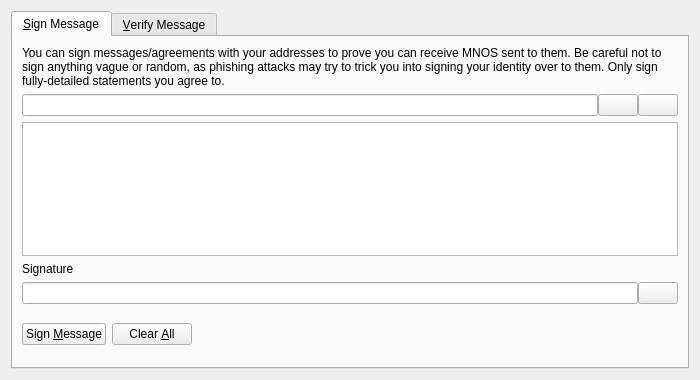
<?xml version="1.0" encoding="UTF-8"?>
<ui version="4.0">
 <class>SignVerifyMessageDialog</class>
 <widget class="QDialog" name="SignVerifyMessageDialog">
  <property name="geometry">
   <rect>
    <x>0</x>
    <y>0</y>
    <width>700</width>
    <height>380</height>
   </rect>
  </property>
  <property name="windowTitle">
   <string>Signatures - Sign / Verify a Message</string>
  </property>
  <property name="modal">
   <bool>true</bool>
  </property>
  <layout class="QVBoxLayout" name="verticalLayout">
   <item>
    <widget class="QTabWidget" name="tabWidget">
     <property name="currentIndex">
      <number>0</number>
     </property>
     <widget class="QWidget" name="tabSignMessage">
      <attribute name="title">
       <string>&amp;Sign Message</string>
      </attribute>
      <layout class="QVBoxLayout" name="verticalLayout_SM">
       <item>
        <widget class="QLabel" name="infoLabel_SM">
         <property name="text">
          <string>You can sign messages/agreements with your addresses to prove you can receive MNOS sent to them. Be careful not to sign anything vague or random, as phishing attacks may try to trick you into signing your identity over to them. Only sign fully-detailed statements you agree to.</string>
         </property>
         <property name="textFormat">
          <enum>Qt::PlainText</enum>
         </property>
         <property name="wordWrap">
          <bool>true</bool>
         </property>
        </widget>
       </item>
       <item>
        <layout class="QHBoxLayout" name="horizontalLayout_1_SM">
         <property name="spacing">
          <number>0</number>
         </property>
         <item>
          <widget class="QValidatedLineEdit" name="addressIn_SM">
           <property name="toolTip">
            <string>The MNOS address to sign the message with</string>
           </property>
          </widget>
         </item>
         <item>
          <widget class="QPushButton" name="addressBookButton_SM">
           <property name="toolTip">
            <string>Choose previously used address</string>
           </property>
           <property name="text">
            <string/>
           </property>
           <property name="shortcut">
            <string>Alt+A</string>
           </property>
           <property name="autoDefault">
            <bool>false</bool>
           </property>
          </widget>
         </item>
         <item>
          <widget class="QPushButton" name="pasteButton_SM">
           <property name="toolTip">
            <string>Paste address from clipboard</string>
           </property>
           <property name="text">
            <string/>
           </property>
           <property name="shortcut">
            <string>Alt+P</string>
           </property>
           <property name="autoDefault">
            <bool>false</bool>
           </property>
          </widget>
         </item>
        </layout>
       </item>
       <item>
        <widget class="QPlainTextEdit" name="messageIn_SM">
         <property name="toolTip">
          <string>Enter the message you want to sign here</string>
         </property>
        </widget>
       </item>
       <item>
        <widget class="QLabel" name="signatureLabel_SM">
         <property name="text">
          <string>Signature</string>
         </property>
         <property name="textFormat">
          <enum>Qt::PlainText</enum>
         </property>
        </widget>
       </item>
       <item>
        <layout class="QHBoxLayout" name="horizontalLayout_2_SM">
         <property name="spacing">
          <number>0</number>
         </property>
         <item>
          <widget class="QLineEdit" name="signatureOut_SM">
           <property name="font">
            <font>
             <italic>true</italic>
            </font>
           </property>
           <property name="readOnly">
            <bool>true</bool>
           </property>
          </widget>
         </item>
         <item>
          <widget class="QPushButton" name="copySignatureButton_SM">
           <property name="toolTip">
            <string>Copy the current signature to the system clipboard</string>
           </property>
           <property name="text">
            <string/>
           </property>
           <property name="autoDefault">
            <bool>false</bool>
           </property>
          </widget>
         </item>
        </layout>
       </item>
       <item>
        <layout class="QHBoxLayout" name="horizontalLayout_3_SM">
         <item>
          <widget class="QPushButton" name="signMessageButton_SM">
           <property name="toolTip">
            <string>Sign the message to prove you own this MNOS address</string>
           </property>
           <property name="text">
            <string>Sign &amp;Message</string>
           </property>
           <property name="autoDefault">
            <bool>false</bool>
           </property>
          </widget>
         </item>
         <item>
          <widget class="QPushButton" name="clearButton_SM">
           <property name="toolTip">
            <string>Reset all sign message fields</string>
           </property>
           <property name="text">
            <string>Clear &amp;All</string>
           </property>
           <property name="autoDefault">
            <bool>false</bool>
           </property>
          </widget>
         </item>
         <item>
          <spacer name="horizontalSpacer_1_SM">
           <property name="orientation">
            <enum>Qt::Horizontal</enum>
           </property>
           <property name="sizeHint" stdset="0">
            <size>
             <width>40</width>
             <height>48</height>
            </size>
           </property>
          </spacer>
         </item>
         <item>
          <widget class="QLabel" name="statusLabel_SM">
           <property name="font">
            <font>
             <weight>75</weight>
             <bold>true</bold>
            </font>
           </property>
           <property name="text">
            <string/>
           </property>
           <property name="wordWrap">
            <bool>true</bool>
           </property>
          </widget>
         </item>
         <item>
          <spacer name="horizontalSpacer_2_SM">
           <property name="orientation">
            <enum>Qt::Horizontal</enum>
           </property>
           <property name="sizeHint" stdset="0">
            <size>
             <width>40</width>
             <height>48</height>
            </size>
           </property>
          </spacer>
         </item>
        </layout>
       </item>
      </layout>
     </widget>
     <widget class="QWidget" name="tabVerifyMessage">
      <attribute name="title">
       <string>&amp;Verify Message</string>
      </attribute>
      <layout class="QVBoxLayout" name="verticalLayout_VM">
       <item>
        <widget class="QLabel" name="infoLabel_VM">
         <property name="text">
          <string>Enter the receiver's address, message (ensure you copy line breaks, spaces, tabs, etc. exactly) and signature below to verify the message. Be careful not to read more into the signature than what is in the signed message itself, to avoid being tricked by a man-in-the-middle attack. Note that this only proves the signing party receives with the address, it cannot prove sendership of any transaction!</string>
         </property>
         <property name="textFormat">
          <enum>Qt::PlainText</enum>
         </property>
         <property name="alignment">
          <set>Qt::AlignLeading|Qt::AlignLeft|Qt::AlignTop</set>
         </property>
         <property name="wordWrap">
          <bool>true</bool>
         </property>
        </widget>
       </item>
       <item>
        <layout class="QHBoxLayout" name="horizontalLayout_1_VM">
         <property name="spacing">
          <number>0</number>
         </property>
         <item>
          <widget class="QValidatedLineEdit" name="addressIn_VM">
           <property name="toolTip">
            <string>The MNOS address the message was signed with</string>
           </property>
          </widget>
         </item>
         <item>
          <widget class="QPushButton" name="addressBookButton_VM">
           <property name="toolTip">
            <string>Choose previously used address</string>
           </property>
           <property name="text">
            <string/>
           </property>
           <property name="shortcut">
            <string>Alt+A</string>
           </property>
           <property name="autoDefault">
            <bool>false</bool>
           </property>
          </widget>
         </item>
        </layout>
       </item>
       <item>
        <widget class="QPlainTextEdit" name="messageIn_VM"/>
       </item>
       <item>
        <widget class="QValidatedLineEdit" name="signatureIn_VM"/>
       </item>
       <item>
        <layout class="QHBoxLayout" name="horizontalLayout_2_VM">
         <item>
          <widget class="QPushButton" name="verifyMessageButton_VM">
           <property name="toolTip">
            <string>Verify the message to ensure it was signed with the specified MNOS address</string>
           </property>
           <property name="text">
            <string>Verify &amp;Message</string>
           </property>
           <property name="autoDefault">
            <bool>false</bool>
           </property>
          </widget>
         </item>
         <item>
          <widget class="QPushButton" name="clearButton_VM">
           <property name="toolTip">
            <string>Reset all verify message fields</string>
           </property>
           <property name="text">
            <string>Clear &amp;All</string>
           </property>
           <property name="autoDefault">
            <bool>false</bool>
           </property>
          </widget>
         </item>
         <item>
          <spacer name="horizontalSpacer_1_VM">
           <property name="orientation">
            <enum>Qt::Horizontal</enum>
           </property>
           <property name="sizeHint" stdset="0">
            <size>
             <width>40</width>
             <height>48</height>
            </size>
           </property>
          </spacer>
         </item>
         <item>
          <widget class="QLabel" name="statusLabel_VM">
           <property name="font">
            <font>
             <weight>75</weight>
             <bold>true</bold>
            </font>
           </property>
           <property name="text">
            <string/>
           </property>
           <property name="wordWrap">
            <bool>true</bool>
           </property>
          </widget>
         </item>
         <item>
          <spacer name="horizontalSpacer_2_VM">
           <property name="orientation">
            <enum>Qt::Horizontal</enum>
           </property>
           <property name="sizeHint" stdset="0">
            <size>
             <width>40</width>
             <height>48</height>
            </size>
           </property>
          </spacer>
         </item>
        </layout>
       </item>
      </layout>
     </widget>
    </widget>
   </item>
  </layout>
 </widget>
 <customwidgets>
  <customwidget>
   <class>QValidatedLineEdit</class>
   <extends>QLineEdit</extends>
   <header>qvalidatedlineedit.h</header>
  </customwidget>
 </customwidgets>
 <resources>
  <include location="../mnos.qrc"/>
 </resources>
 <connections/>
</ui>
